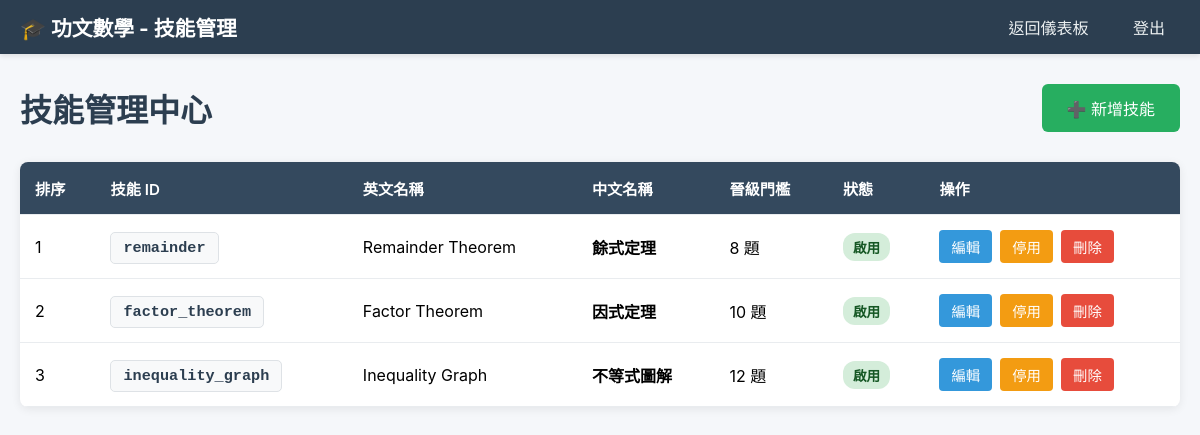
Before: /admin/skills (signed in) with the older database file.
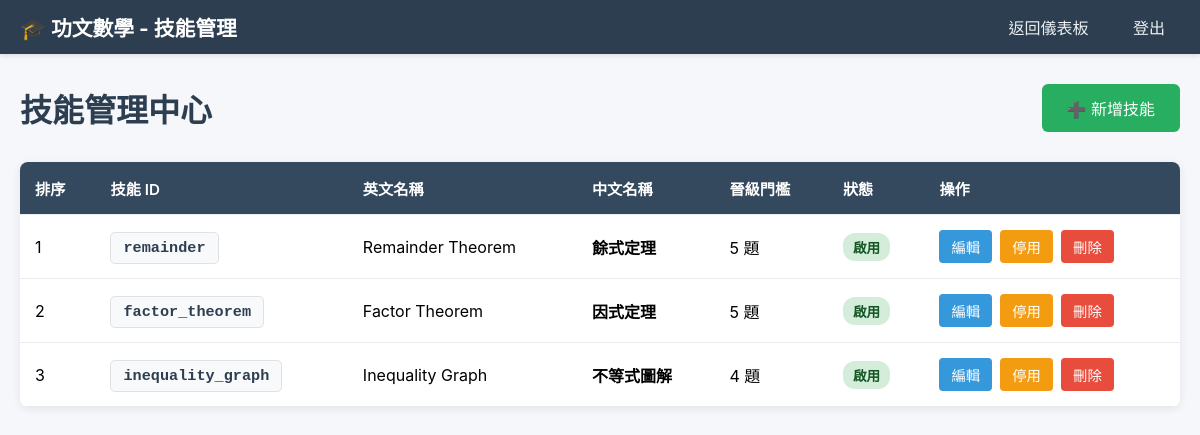
After: the same page with the newer database file.
### tables this page shows
CREATE TABLE skills_info (
            skill_id TEXT PRIMARY KEY,
            skill_en_name TEXT NOT NULL,
            skill_ch_name TEXT NOT NULL,
            description TEXT NOT NULL,
            gemini_prompt TEXT NOT NULL,
            consecutive_correct_required INTEGER DEFAULT 10,
            is_active BOOLEAN DEFAULT TRUE,
            order_index INTEGER DEFAULT 0
        );

### app.py (the view)
@app.route('/admin/skills')
@login_required
def admin_skills():
    conn = sqlite3.connect('users.db')
    c = conn.cursor()
    c.execute('''
        SELECT skill_id, skill_en_name, skill_ch_name, description,
               gemini_prompt, consecutive_correct_required, is_active, order_index
        FROM skills_info
        ORDER BY order_index, skill_id
    ''')
    skills = c.fetchall()
    conn.close()
    skills_list = [{
        'skill_id': row[0],
        'skill_en_name': row[1],
        'skill_ch_name': row[2],
        'description': row[3],
        'gemini_prompt': row[4],
        'consecutive_correct_required': row[5],
        'is_active': row[6],
        'order_index': row[7]
    } for row in skills]
    return render_template('admin_skills.html', skills=skills_list, username=current_user.username)

### app.py (called while the page is built)
@login_manager.user_loader
def load_user(user_id):
    conn = sqlite3.connect('users.db')
    c = conn.cursor()
    c.execute("SELECT id, username FROM users WHERE id = ?", (user_id,))
    row = c.fetchone()
    conn.close()
    if row:
        return User(row[0], row[1])
    return None

### templates/admin_skills.html (shortened to what this page needs)
<!DOCTYPE html>
<html lang="zh-Hant">
<head>
</head>
<body>
    <div class="navbar">
        <div class="logo">🎓 功文數學 - 技能管理</div>
        <div>
            <a href="{{ url_for('dashboard') }}">返回儀表板</a>
            <a href="{{ url_for('logout') }}">登出</a>
        </div>
    </div>
    <div class="container">
        <div class="header">
            <h1>技能管理中心</h1>
            <button class="btn-add" onclick="openAddModal()">➕ 新增技能</button>
        </div>
        {% if skills %}
        <div class="skills-table">
            <table>
                <thead>
                    <tr>
                        <th>排序</th>
                        <th>技能 ID</th>
                        <th>英文名稱</th>
                        <th>中文名稱</th>
                        <th>晉級門檻</th>
                        <th>狀態</th>
                        <th>操作</th>
                    </tr>
                </thead>
                <tbody>
                    {% for skill in skills %}
                    <tr>
                        <td>{{ skill.order_index }}</td>
                        <td><code>{{ skill.skill_id }}</code></td>
                        <td>{{ skill.skill_en_name }}</td>
                        <td><strong>{{ skill.skill_ch_name }}</strong></td>
                        <td>{{ skill.consecutive_correct_required }} 題</td>
                        <td>
                            <span class="status-badge status-{{ 'active' if skill.is_active else 'inactive' }}">
                                {{ '啟用' if skill.is_active else '停用' }}
                            </span>
                        </td>
                        <td>
                            <div class="btn-group">
                                <button class="btn btn-edit" onclick='openEditModal({{ skill | tojson }})'>編輯</button>
                                <form method="POST" action="{{ url_for('admin_toggle_skill', skill_id=skill.skill_id) }}" style="display: inline;">
                                    <button type="submit" class="btn btn-toggle">
                                        {{ '停用' if skill.is_active else '啟用' }}
                                    </button>
                                </form>
                                <form method="POST" action="{{ url_for('admin_delete_skill', skill_id=skill.skill_id) }}"
                                      onsubmit="return confirm('確定要刪除「{{ skill.skill_ch_name }}」嗎？此操作無法復原！')"
                                      style="display: inline;">
                                    <button type="submit" class="btn btn-delete">刪除</button>
                                </form>
                            </div>
                        </td>
                    </tr>
                    {% endfor %}
                </tbody>
            </table>
        </div>
        {% else %}
        <div class="empty-state">
            <h3>目前沒有任何技能</h3>
            <p>點擊右上角「新增技能」按鈕開始建立練習主題</p>
        </div>
        {% endif %}
    </div>
</body>
</html>

Changed rows visible on the page:
changed skills_info "Remainder Theorem": consecutive_correct_required "8" → "5"
changed skills_info "Factor Theorem": consecutive_correct_required "10" → "5"
changed skills_info "Inequality Graph": consecutive_correct_required "12" → "4"
